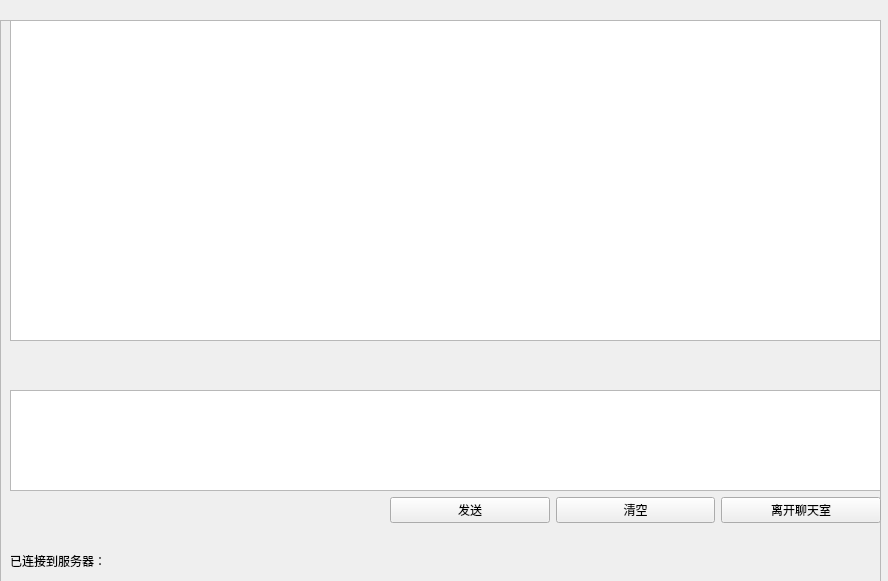
<?xml version="1.0" encoding="UTF-8"?>
<ui version="4.0">
 <class>Widget</class>
 <widget class="QWidget" name="Widget">
  <property name="geometry">
   <rect>
    <x>0</x>
    <y>0</y>
    <width>888</width>
    <height>581</height>
   </rect>
  </property>
  <property name="windowTitle">
   <string>聊天室（小狐狸特供版）</string>
  </property>
  <property name="windowIcon">
   <iconset resource="resource.qrc">
    <normaloff>:/rsc/head.jpg</normaloff>:/rsc/head.jpg</iconset>
  </property>
  <widget class="QFrame" name="frame_2">
   <property name="geometry">
    <rect>
     <x>0</x>
     <y>20</y>
     <width>881</width>
     <height>641</height>
    </rect>
   </property>
   <property name="frameShape">
    <enum>QFrame::StyledPanel</enum>
   </property>
   <property name="frameShadow">
    <enum>QFrame::Raised</enum>
   </property>
   <widget class="QLabel" name="current_user">
    <property name="geometry">
     <rect>
      <x>10</x>
      <y>330</y>
      <width>531</width>
      <height>41</height>
     </rect>
    </property>
    <property name="text">
     <string/>
    </property>
   </widget>
   <widget class="QWidget" name="horizontalLayoutWidget_2">
    <property name="geometry">
     <rect>
      <x>10</x>
      <y>520</y>
      <width>711</width>
      <height>41</height>
     </rect>
    </property>
    <layout class="QHBoxLayout" name="horizontalLayout_2">
     <item>
      <widget class="QLabel" name="connection_state">
       <property name="text">
        <string>已连接到服务器：</string>
       </property>
      </widget>
     </item>
     <item>
      <widget class="QLabel" name="ip_inform">
       <property name="text">
        <string/>
       </property>
      </widget>
     </item>
     <item>
      <widget class="QLabel" name="port_inform">
       <property name="text">
        <string/>
       </property>
      </widget>
     </item>
    </layout>
   </widget>
   <widget class="QWidget" name="horizontalLayoutWidget">
    <property name="geometry">
     <rect>
      <x>390</x>
      <y>460</y>
      <width>491</width>
      <height>61</height>
     </rect>
    </property>
    <layout class="QHBoxLayout" name="horizontalLayout">
     <item>
      <widget class="QPushButton" name="send_pbn">
       <property name="text">
        <string>发送</string>
       </property>
      </widget>
     </item>
     <item>
      <widget class="QPushButton" name="clear_pbn">
       <property name="text">
        <string>清空</string>
       </property>
      </widget>
     </item>
     <item>
      <widget class="QPushButton" name="leave_pbn">
       <property name="text">
        <string>离开聊天室</string>
       </property>
      </widget>
     </item>
    </layout>
   </widget>
   <widget class="QTextEdit" name="information_field">
    <property name="geometry">
     <rect>
      <x>10</x>
      <y>0</y>
      <width>871</width>
      <height>321</height>
     </rect>
    </property>
   </widget>
   <widget class="QTextEdit" name="send_field">
    <property name="geometry">
     <rect>
      <x>10</x>
      <y>370</y>
      <width>871</width>
      <height>101</height>
     </rect>
    </property>
   </widget>
  </widget>
 </widget>
 <resources>
  <include location="resource.qrc"/>
 </resources>
 <connections/>
</ui>
